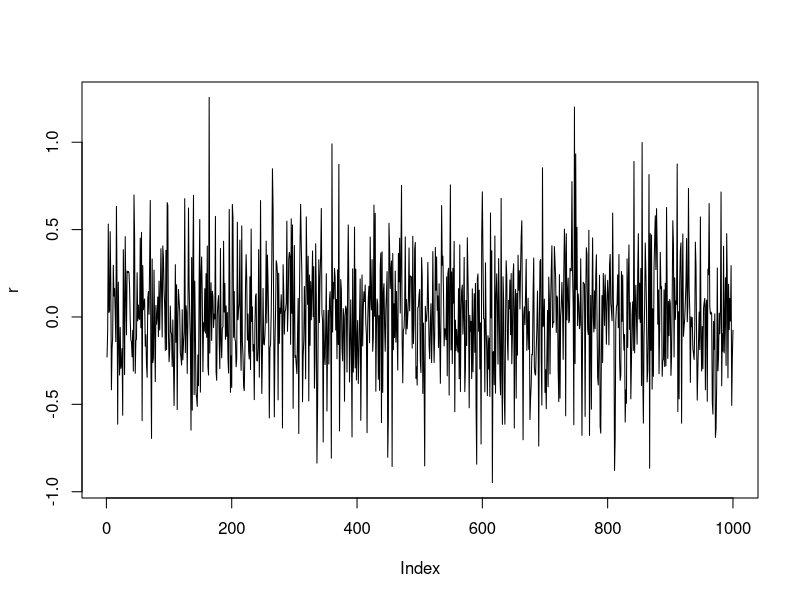
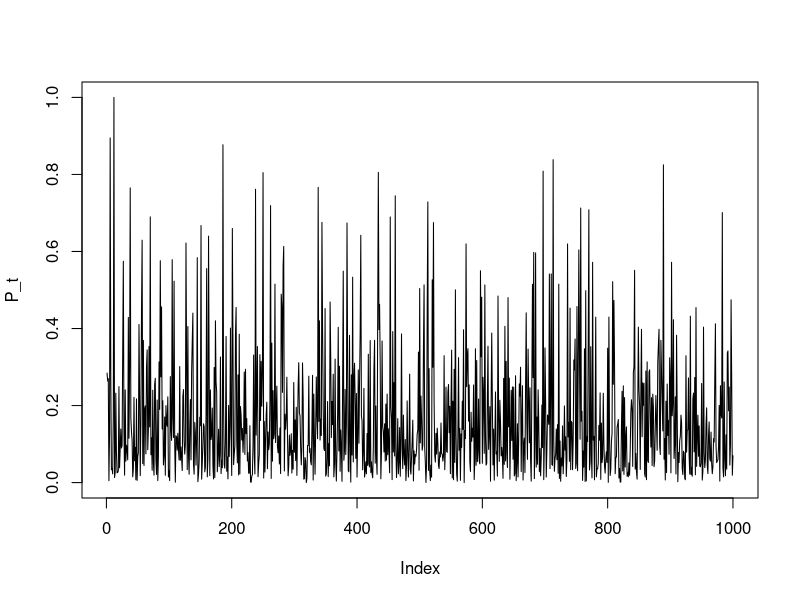
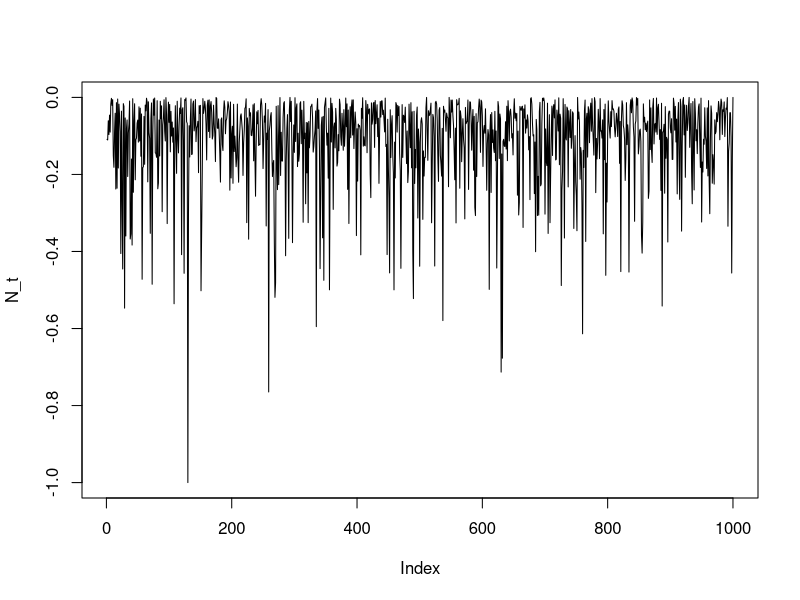

Source code (R) for these figures, in order: (Note: this script raises an error after producing the figures.)
set.seed(123)
#### DEFINE DATA ##########

# Generate sample data
# P_t and N_t - unif
n <- 1000
P_t <- runif(n, 0, 1)
N_t <- runif(n, -1, 0)

# exp
lambda <- 1
P_t_exp <- rexp(n, lambda) 
P_t <- (P_t_exp - min(P_t_exp)) / (max(P_t_exp) - min(P_t_exp))
max(P_t)

N_t_exp <- rexp(n, lambda) 
N_t <- -((N_t_exp - min(N_t_exp)) / (max(N_t_exp) - min(N_t_exp)))

# r
set.seed(123)
n <- 1000
r <- numeric(n)
epsilon <- numeric(n)
sigma2 <- numeric(n)
f <- numeric(n)
z <- rnorm(n)
mu <- 0
omega <- 0.1
alpha <- 0.1
beta <- 0.1
a <- 0.5
b <- 1.5
kappa <- 4
gamma <- 4
sigma2[1] ^2

sigma2[1] <- omega / (1 - (alpha + beta)*(a+b))
epsilon[1] <- z[1] * sqrt(sigma2[1])
r[1] <- mu + epsilon[1]
f[1] <- a + 0.5 * b * ((exp(kappa * P_t[1]) - 1) / (exp(kappa * P_t[1]) + 1) - (exp(gamma * N_t[1]) - 1) / (exp(gamma * N_t[1]) + 1))


# nesirunnina..
for (t in 2:n) {
  f[t] <- a + 0.5 * b * ((exp(kappa * P_t[t]) - 1) / (exp(kappa * P_t[t]) + 1) - (exp(gamma * N_t[t]) - 1) / (exp(gamma * N_t[t]) + 1))
  sigma2[t] <- f[t-1]*(omega + alpha * epsilon[t-1]^2 + beta * sigma2[t-1])
  epsilon[t] <- z[t] * sqrt(sigma2[t])
  r[t] <- mu + epsilon[t]
}


rm(mu,omega,alpha, beta, z, sigma2, epsilon,a,b,n,t, kappa,gamma, N_t_exp, P_t_exp, lambda)
rm(f)
plot(r, type = "l")
plot(P_t, type = "l")
plot(N_t, type = "l")
plot(f, type = "l")

Box.test(r, lag = 20, type = "Ljung-Box")

